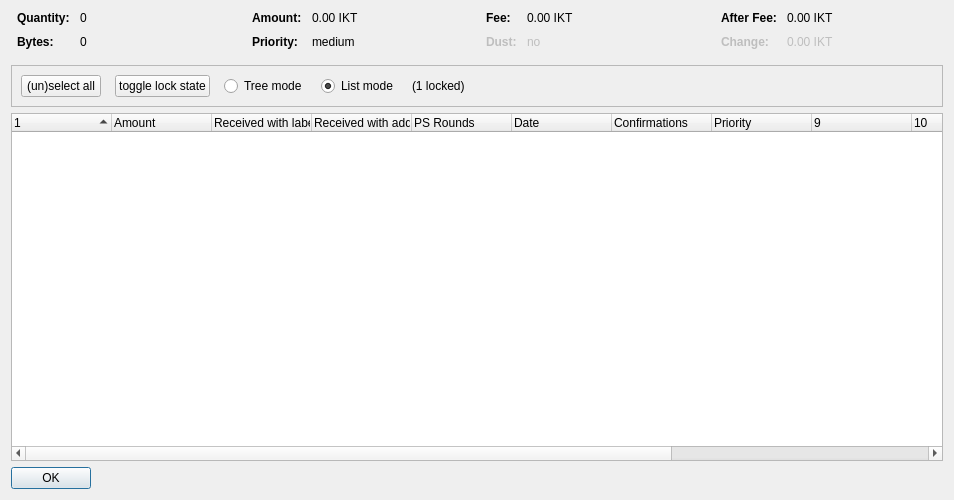
<?xml version="1.0" encoding="UTF-8"?>
<ui version="4.0">
 <class>CoinControlDialog</class>
 <widget class="QDialog" name="CoinControlDialog">
  <property name="geometry">
   <rect>
    <x>0</x>
    <y>0</y>
    <width>954</width>
    <height>500</height>
   </rect>
  </property>
  <property name="windowTitle">
   <string>Coin Selection</string>
  </property>
  <layout class="QVBoxLayout" name="verticalLayout">
   <item>
    <layout class="QHBoxLayout" name="horizontalLayoutTop" stretch="0,0,0,0">
     <property name="topMargin">
      <number>0</number>
     </property>
     <property name="bottomMargin">
      <number>10</number>
     </property>
     <item>
      <layout class="QFormLayout" name="formLayoutCoinControl1">
       <property name="horizontalSpacing">
        <number>10</number>
       </property>
       <property name="verticalSpacing">
        <number>10</number>
       </property>
       <property name="leftMargin">
        <number>6</number>
       </property>
       <property name="rightMargin">
        <number>6</number>
       </property>
       <item row="0" column="0">
        <widget class="QLabel" name="labelCoinControlQuantityText">
         <property name="font">
          <font>
           <weight>75</weight>
           <bold>true</bold>
          </font>
         </property>
         <property name="text">
          <string>Quantity:</string>
         </property>
        </widget>
       </item>
       <item row="0" column="1">
        <widget class="QLabel" name="labelCoinControlQuantity">
         <property name="cursor">
          <cursorShape>IBeamCursor</cursorShape>
         </property>
         <property name="contextMenuPolicy">
          <enum>Qt::ActionsContextMenu</enum>
         </property>
         <property name="text">
          <string notr="true">0</string>
         </property>
         <property name="textInteractionFlags">
          <set>Qt::LinksAccessibleByMouse|Qt::TextSelectableByKeyboard|Qt::TextSelectableByMouse</set>
         </property>
        </widget>
       </item>
       <item row="1" column="0">
        <widget class="QLabel" name="labelCoinControlBytesText">
         <property name="font">
          <font>
           <weight>75</weight>
           <bold>true</bold>
          </font>
         </property>
         <property name="text">
          <string>Bytes:</string>
         </property>
        </widget>
       </item>
       <item row="1" column="1">
        <widget class="QLabel" name="labelCoinControlBytes">
         <property name="cursor">
          <cursorShape>IBeamCursor</cursorShape>
         </property>
         <property name="contextMenuPolicy">
          <enum>Qt::ActionsContextMenu</enum>
         </property>
         <property name="text">
          <string notr="true">0</string>
         </property>
         <property name="textInteractionFlags">
          <set>Qt::LinksAccessibleByMouse|Qt::TextSelectableByKeyboard|Qt::TextSelectableByMouse</set>
         </property>
        </widget>
       </item>
      </layout>
     </item>
     <item>
      <layout class="QFormLayout" name="formLayoutCoinControl2">
       <property name="horizontalSpacing">
        <number>10</number>
       </property>
       <property name="verticalSpacing">
        <number>10</number>
       </property>
       <property name="leftMargin">
        <number>6</number>
       </property>
       <property name="rightMargin">
        <number>6</number>
       </property>
       <item row="0" column="0">
        <widget class="QLabel" name="labelCoinControlAmountText">
         <property name="font">
          <font>
           <weight>75</weight>
           <bold>true</bold>
          </font>
         </property>
         <property name="text">
          <string>Amount:</string>
         </property>
        </widget>
       </item>
       <item row="0" column="1">
        <widget class="QLabel" name="labelCoinControlAmount">
         <property name="cursor">
          <cursorShape>IBeamCursor</cursorShape>
         </property>
         <property name="contextMenuPolicy">
          <enum>Qt::ActionsContextMenu</enum>
         </property>
         <property name="text">
          <string notr="true">0.00 IKT</string>
         </property>
         <property name="textInteractionFlags">
          <set>Qt::LinksAccessibleByMouse|Qt::TextSelectableByKeyboard|Qt::TextSelectableByMouse</set>
         </property>
        </widget>
       </item>
       <item row="1" column="0">
        <widget class="QLabel" name="labelCoinControlPriorityText">
         <property name="font">
          <font>
           <weight>75</weight>
           <bold>true</bold>
          </font>
         </property>
         <property name="text">
          <string>Priority:</string>
         </property>
        </widget>
       </item>
       <item row="1" column="1">
        <widget class="QLabel" name="labelCoinControlPriority">
         <property name="cursor">
          <cursorShape>IBeamCursor</cursorShape>
         </property>
         <property name="contextMenuPolicy">
          <enum>Qt::ActionsContextMenu</enum>
         </property>
         <property name="text">
          <string>medium</string>
         </property>
         <property name="textInteractionFlags">
          <set>Qt::LinksAccessibleByMouse|Qt::TextSelectableByKeyboard|Qt::TextSelectableByMouse</set>
         </property>
        </widget>
       </item>
      </layout>
     </item>
     <item>
      <layout class="QFormLayout" name="formLayoutCoinControl3">
       <property name="horizontalSpacing">
        <number>10</number>
       </property>
       <property name="verticalSpacing">
        <number>10</number>
       </property>
       <property name="leftMargin">
        <number>6</number>
       </property>
       <property name="rightMargin">
        <number>6</number>
       </property>
       <item row="0" column="0">
        <widget class="QLabel" name="labelCoinControlFeeText">
         <property name="font">
          <font>
           <weight>75</weight>
           <bold>true</bold>
          </font>
         </property>
         <property name="text">
          <string>Fee:</string>
         </property>
        </widget>
       </item>
       <item row="0" column="1">
        <widget class="QLabel" name="labelCoinControlFee">
         <property name="cursor">
          <cursorShape>IBeamCursor</cursorShape>
         </property>
         <property name="contextMenuPolicy">
          <enum>Qt::ActionsContextMenu</enum>
         </property>
         <property name="text">
          <string notr="true">0.00 IKT</string>
         </property>
         <property name="textInteractionFlags">
          <set>Qt::LinksAccessibleByMouse|Qt::TextSelectableByKeyboard|Qt::TextSelectableByMouse</set>
         </property>
        </widget>
       </item>
       <item row="1" column="0">
        <widget class="QLabel" name="labelCoinControlLowOutputText">
         <property name="enabled">
          <bool>false</bool>
         </property>
         <property name="font">
          <font>
           <weight>75</weight>
           <bold>true</bold>
          </font>
         </property>
         <property name="text">
          <string>Dust:</string>
         </property>
        </widget>
       </item>
       <item row="1" column="1">
        <widget class="QLabel" name="labelCoinControlLowOutput">
         <property name="enabled">
          <bool>false</bool>
         </property>
         <property name="cursor">
          <cursorShape>IBeamCursor</cursorShape>
         </property>
         <property name="contextMenuPolicy">
          <enum>Qt::ActionsContextMenu</enum>
         </property>
         <property name="text">
          <string>no</string>
         </property>
         <property name="textInteractionFlags">
          <set>Qt::LinksAccessibleByMouse|Qt::TextSelectableByKeyboard|Qt::TextSelectableByMouse</set>
         </property>
        </widget>
       </item>
      </layout>
     </item>
     <item>
      <layout class="QFormLayout" name="formLayoutCoinControl4">
       <property name="horizontalSpacing">
        <number>10</number>
       </property>
       <property name="verticalSpacing">
        <number>10</number>
       </property>
       <property name="leftMargin">
        <number>6</number>
       </property>
       <property name="rightMargin">
        <number>6</number>
       </property>
       <item row="0" column="0">
        <widget class="QLabel" name="labelCoinControlAfterFeeText">
         <property name="font">
          <font>
           <weight>75</weight>
           <bold>true</bold>
          </font>
         </property>
         <property name="text">
          <string>After Fee:</string>
         </property>
        </widget>
       </item>
       <item row="0" column="1">
        <widget class="QLabel" name="labelCoinControlAfterFee">
         <property name="cursor">
          <cursorShape>IBeamCursor</cursorShape>
         </property>
         <property name="contextMenuPolicy">
          <enum>Qt::ActionsContextMenu</enum>
         </property>
         <property name="text">
          <string notr="true">0.00 IKT</string>
         </property>
         <property name="textInteractionFlags">
          <set>Qt::LinksAccessibleByMouse|Qt::TextSelectableByKeyboard|Qt::TextSelectableByMouse</set>
         </property>
        </widget>
       </item>
       <item row="1" column="0">
        <widget class="QLabel" name="labelCoinControlChangeText">
         <property name="enabled">
          <bool>false</bool>
         </property>
         <property name="font">
          <font>
           <weight>75</weight>
           <bold>true</bold>
          </font>
         </property>
         <property name="text">
          <string>Change:</string>
         </property>
        </widget>
       </item>
       <item row="1" column="1">
        <widget class="QLabel" name="labelCoinControlChange">
         <property name="enabled">
          <bool>false</bool>
         </property>
         <property name="cursor">
          <cursorShape>IBeamCursor</cursorShape>
         </property>
         <property name="contextMenuPolicy">
          <enum>Qt::ActionsContextMenu</enum>
         </property>
         <property name="text">
          <string notr="true">0.00 IKT</string>
         </property>
         <property name="textInteractionFlags">
          <set>Qt::LinksAccessibleByMouse|Qt::TextSelectableByKeyboard|Qt::TextSelectableByMouse</set>
         </property>
        </widget>
       </item>
      </layout>
     </item>
    </layout>
   </item>
   <item>
    <widget class="QFrame" name="frame">
     <property name="minimumSize">
      <size>
       <width>0</width>
       <height>40</height>
      </size>
     </property>
     <property name="frameShape">
      <enum>QFrame::StyledPanel</enum>
     </property>
     <property name="frameShadow">
      <enum>QFrame::Sunken</enum>
     </property>
     <layout class="QHBoxLayout" name="horizontalLayout">
      <item>
       <layout class="QHBoxLayout" name="horizontalLayoutPanel" stretch="0,0,0,0,0,0">
        <property name="spacing">
         <number>14</number>
        </property>
        <item>
         <widget class="QPushButton" name="pushButtonSelectAll">
          <property name="sizePolicy">
           <sizepolicy hsizetype="Maximum" vsizetype="Fixed">
            <horstretch>0</horstretch>
            <verstretch>0</verstretch>
           </sizepolicy>
          </property>
          <property name="text">
           <string>(un)select all</string>
          </property>
          <property name="autoDefault">
           <bool>false</bool>
          </property>
         </widget>
        </item>
        <item>
         <widget class="QPushButton" name="pushButtonToggleLock">
          <property name="sizePolicy">
           <sizepolicy hsizetype="Maximum" vsizetype="Fixed">
            <horstretch>0</horstretch>
            <verstretch>0</verstretch>
           </sizepolicy>
          </property>
          <property name="text">
           <string>toggle lock state</string>
          </property>
          <property name="autoDefault">
           <bool>false</bool>
          </property>
         </widget>
        </item>
        <item>
         <widget class="QRadioButton" name="radioTreeMode">
          <property name="sizePolicy">
           <sizepolicy hsizetype="Maximum" vsizetype="Fixed">
            <horstretch>0</horstretch>
            <verstretch>0</verstretch>
           </sizepolicy>
          </property>
          <property name="text">
           <string>Tree mode</string>
          </property>
         </widget>
        </item>
        <item>
         <widget class="QRadioButton" name="radioListMode">
          <property name="sizePolicy">
           <sizepolicy hsizetype="Maximum" vsizetype="Fixed">
            <horstretch>0</horstretch>
            <verstretch>0</verstretch>
           </sizepolicy>
          </property>
          <property name="text">
           <string>List mode</string>
          </property>
          <property name="checked">
           <bool>true</bool>
          </property>
         </widget>
        </item>
        <item>
         <widget class="QLabel" name="labelLocked">
          <property name="text">
           <string>(1 locked)</string>
          </property>
         </widget>
        </item>
        <item>
         <spacer name="horizontalSpacer">
          <property name="orientation">
           <enum>Qt::Horizontal</enum>
          </property>
          <property name="sizeHint" stdset="0">
           <size>
            <width>40</width>
            <height>20</height>
           </size>
          </property>
         </spacer>
        </item>
       </layout>
      </item>
     </layout>
    </widget>
   </item>
   <item>
    <widget class="CoinControlTreeWidget" name="treeWidget">
     <property name="contextMenuPolicy">
      <enum>Qt::CustomContextMenu</enum>
     </property>
     <property name="sortingEnabled">
      <bool>false</bool>
     </property>
     <property name="columnCount">
      <number>13</number>
     </property>
     <attribute name="headerShowSortIndicator" stdset="0">
      <bool>true</bool>
     </attribute>
     <attribute name="headerStretchLastSection">
      <bool>false</bool>
     </attribute>
     <column>
      <property name="text">
       <string/>
      </property>
     </column>
     <column>
      <property name="text">
       <string>Amount</string>
      </property>
     </column>
     <column>
      <property name="text">
       <string>Received with label</string>
      </property>
     </column>
     <column>
      <property name="text">
       <string>Received with address</string>
      </property>
     </column>
     <column>
      <property name="text">
       <string>PS Rounds</string>
      </property>
     </column>
     <column>
      <property name="text">
       <string>Date</string>
      </property>
     </column>
     <column>
      <property name="text">
       <string>Confirmations</string>
      </property>
      <property name="toolTip">
       <string>Confirmed</string>
      </property>
     </column>
     <column>
      <property name="text">
       <string>Priority</string>
      </property>
     </column>
     <column>
      <property name="text">
       <string/>
      </property>
     </column>
     <column>
      <property name="text">
       <string/>
      </property>
     </column>
     <column>
      <property name="text">
       <string/>
      </property>
     </column>
     <column>
      <property name="text">
       <string/>
      </property>
     </column>
     <column>
      <property name="text">
       <string/>
      </property>
     </column>
    </widget>
   </item>
   <item>
    <widget class="QDialogButtonBox" name="buttonBox">
     <property name="sizePolicy">
      <sizepolicy hsizetype="Maximum" vsizetype="Fixed">
       <horstretch>0</horstretch>
       <verstretch>0</verstretch>
      </sizepolicy>
     </property>
     <property name="orientation">
      <enum>Qt::Horizontal</enum>
     </property>
     <property name="standardButtons">
      <set>QDialogButtonBox::Ok</set>
     </property>
    </widget>
   </item>
  </layout>
 </widget>
 <customwidgets>
  <customwidget>
   <class>CoinControlTreeWidget</class>
   <extends>QTreeWidget</extends>
   <header>coincontroltreewidget.h</header>
  </customwidget>
 </customwidgets>
 <resources/>
 <connections/>
</ui>
